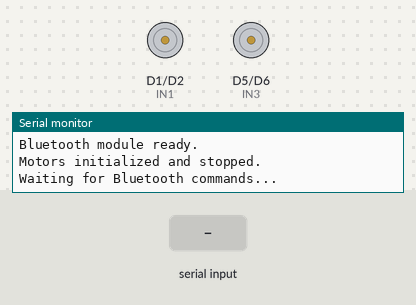
The sketch below on a simulated ESP8266 (NodeMCU). Parts: motor-driver pin pairs drawn as motors (green arrow = first pin HIGH = forward, orange = second pin HIGH = backward, longer = more drive, scaled by the enable pin), the last lines printed to the serial monitor. The test bench sets the inputs (shaded band).

Above: at 1.2 s.
1.3 s: "F" received over the second serial link
At 1.8 s:
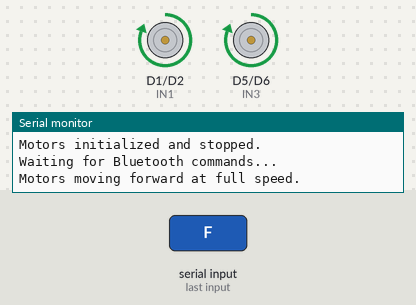
2.8 s: "B" received over the second serial link
At 3.1 s:
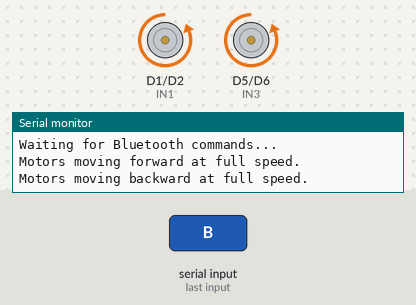
4.3 s: "L" received over the second serial link
At 5.5 s:
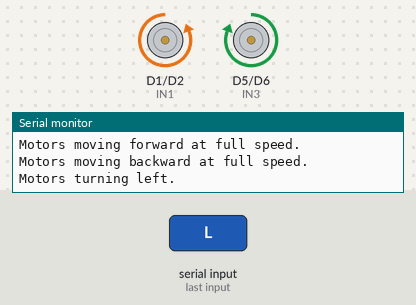
5.8 s: "R" received over the second serial link
At 6.8 s:
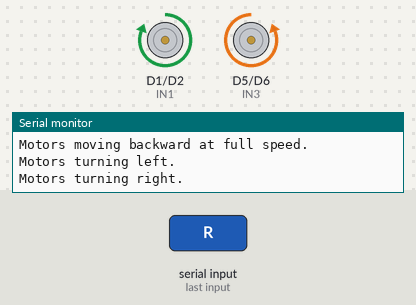
Timing chart, 0 to 8.3 s (numbered marks = the images above; inputs shaded):
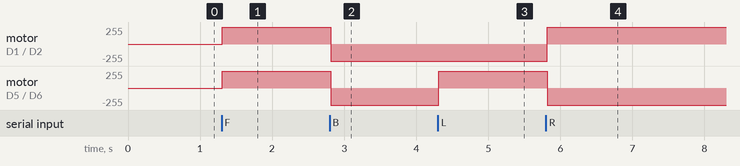

Measured:
- after the input at 1.3 s, motor on D1 (IN1) / D2 (IN2), motor on D5 (IN3) / D6 (IN4): stopped → forward 255/255 at once
- after the input at 2.8 s, motor on D1 (IN1) / D2 (IN2), motor on D5 (IN3) / D6 (IN4): forward 255/255 → backward 255/255 at once
- after the input at 4.3 s, motor on D5 (IN3) / D6 (IN4): backward 255/255 → forward 255/255 at once
- after the input at 5.8 s, motor on D1 (IN1) / D2 (IN2): backward 255/255 → forward 255/255 at once; motor on D5 (IN3) / D6 (IN4): forward 255/255 → backward 255/255 at once

The sketch:

CarNodeMcu.ino
```cpp
#include <SoftwareSerial.h>

// Motor control pins
#define IN1 D1
#define IN2 D2
#define ENA D3 // Motor 1 PWM pin

#define IN3 D5
#define IN4 D6
#define ENB D7 // Motor 2 PWM pin

// Bluetooth serial pins
#define BT_RX D9
#define BT_TX D10

// Create a SoftwareSerial object for Bluetooth communication
SoftwareSerial BTSerial(BT_RX, BT_TX);

void setup() {
  // Start the hardware serial port for debugging
  Serial.begin(115200);
  Serial.println("Serial communication started.");

  // Start the Bluetooth serial port
  BTSerial.begin(9600);
  Serial.println("Bluetooth module ready.");

  // Set motor control pins as output
  pinMode(IN1, OUTPUT);
  pinMode(IN2, OUTPUT);
  pinMode(ENA, OUTPUT);
  pinMode(IN3, OUTPUT);
  pinMode(IN4, OUTPUT);
  pinMode(ENB, OUTPUT);

  // Initially stop both motors
  digitalWrite(IN1, LOW);
  digitalWrite(IN2, LOW);
  analogWrite(ENA, 0); // Stop Motor 1
  digitalWrite(IN3, LOW);
  digitalWrite(IN4, LOW);
  analogWrite(ENB, 0); // Stop Motor 2

  Serial.println("Motors initialized and stopped.");
  Serial.println("Waiting for Bluetooth commands...");
}

void loop() {
  // Check if data is available on the Bluetooth serial port
  if (BTSerial.available()) {
    char command = BTSerial.read();

    // Process Bluetooth commands
    switch(command) {
      case 'F': // Forward
        Serial.println("Motors moving forward at full speed.");
        digitalWrite(IN1, HIGH);
        digitalWrite(IN2, LOW);
        analogWrite(ENA, 1023); // Motor 1 full speed

        digitalWrite(IN3, HIGH);
        digitalWrite(IN4, LOW);
        analogWrite(ENB, 1023); // Motor 2 full speed
        break;

      case 'B': // Backward
        Serial.println("Motors moving backward at full speed.");
        digitalWrite(IN1, LOW);
        digitalWrite(IN2, HIGH);
        analogWrite(ENA, 1023); // Motor 1 full speed

        digitalWrite(IN3, LOW);
        digitalWrite(IN4, HIGH);
        analogWrite(ENB, 1023); // Motor 2 full speed
        break;

      case 'L': // Left
        Serial.println("Motors turning left.");
        digitalWrite(IN1, LOW);
        digitalWrite(IN2, HIGH);
        analogWrite(ENA, 1023); // Motor 1 full speed

        digitalWrite(IN3, HIGH);
        digitalWrite(IN4, LOW);
        analogWrite(ENB, 1023); // Motor 2 full speed
        break;

      case 'R': // Right
        Serial.println("Motors turning right.");
        digitalWrite(IN1, HIGH);
        digitalWrite(IN2, LOW);
        analogWrite(ENA, 1023); // Motor 1 full speed

        digitalWrite(IN3, LOW);
        digitalWrite(IN4, HIGH);
        analogWrite(ENB, 1023); // Motor 2 full speed
        break;

      case 'S': // Stop
        Serial.println("Motors stopped.");
        digitalWrite(IN1, LOW);
        digitalWrite(IN2, LOW);
        analogWrite(ENA, 0); // Stop Motor 1

        digitalWrite(IN3, LOW);
        digitalWrite(IN4, LOW);
        analogWrite(ENB, 0); // Stop Motor 2
        break;

      default:
        Serial.println("Invalid command.");
        break;
    }
  }

  // Check for data from Serial Monitor (for debugging)
  if (Serial.available()) {
    char command = Serial.read();
    BTSerial.print(command);
  }

  // Delay to allow time for Bluetooth communication
  delay(100);
}
```
